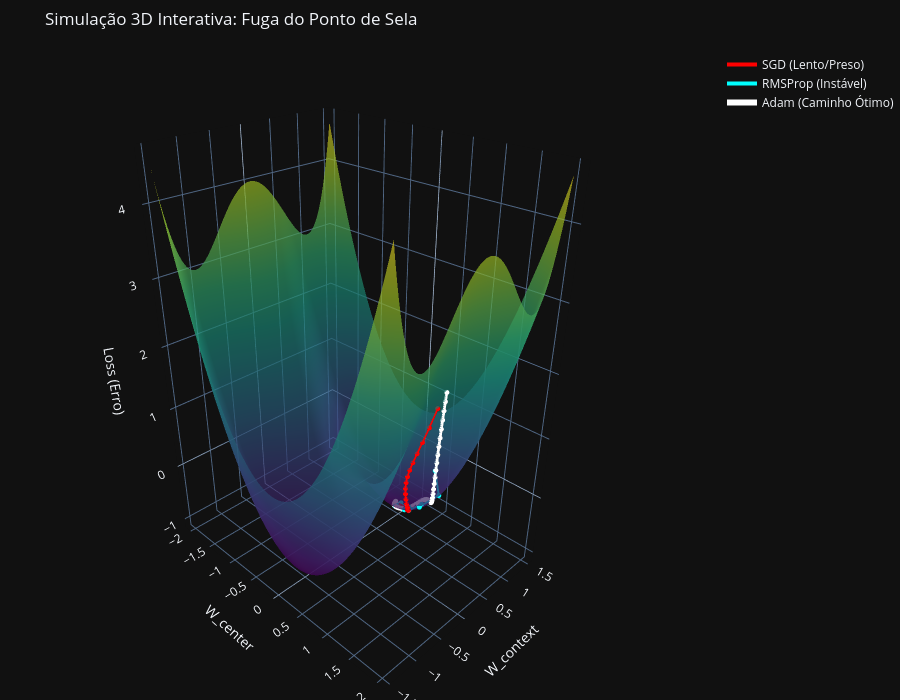

Notebook source saved alongside this figure:
### Code cell
import torch
import torch.optim as optim
import numpy as np
import pandas as pd
import plotly.graph_objects as go

def plot_3d_landscape(csv_file, title):
    # 1. Automatically load and calibrate from CSV
    df = pd.read_csv(csv_file)
    max_loss = df['Mean Loss'].max() # Typically SGD (Saddle Point)
    min_loss = df['Mean Loss'].min() # Typically Adam (Global Minimum)
    
    # Mathematical scaling: Saddle (Z=0) -> max_loss, Minimum (Z=-1) -> min_loss
    scale = max_loss - min_loss
    offset = max_loss

    # 2. Optimization loop (runs on stable base function)
    def get_trajectory_3d(optimizer_class, lr, start_pos, steps=150):
        pos = torch.tensor(start_pos, dtype=torch.float32, requires_grad=True)
        optimizer = optimizer_class([pos], lr=lr)
        
        trajectory = []
        for _ in range(steps):
            optimizer.zero_grad()
            # Base saddle function: x^2 + y^4 - 2y^2
            base_loss = pos[0]**2 + pos[1]**4 - 2*pos[1]**2
            base_loss.backward()
            optimizer.step()
            
            # Save coordinates, applying CSV scaling only for the visual Z-axis
            z_base = pos[0].item()**2 + pos[1].item()**4 - 2*pos[1].item()**2
            z_scaled = (scale * z_base) + offset
            trajectory.append([pos[0].item(), pos[1].item(), z_scaled])
            
        return np.array(trajectory)

    # Run optimizers
    start_pos = [1.5, 0.05]
    steps = 150
    traj_sgd = get_trajectory_3d(lambda p, lr: optim.SGD(p, lr=lr), lr=0.03, start_pos=start_pos, steps=steps)
    traj_rms = get_trajectory_3d(lambda p, lr: optim.RMSprop(p, lr=lr), lr=0.03, start_pos=start_pos, steps=steps)
    traj_adam = get_trajectory_3d(lambda p, lr: optim.Adam(p, lr=lr), lr=0.05, start_pos=start_pos, steps=steps)

    # 3. Generate 3D Surface Data
    x_range = np.linspace(-2, 2, 100)
    y_range = np.linspace(-1.5, 1.5, 100)
    X, Y = np.meshgrid(x_range, y_range)
    # Apply automatic scaling to the landscape
    Z = (scale * (X**2 + Y**4 - 2*Y**2)) + offset

    # 4. Create the Interactive Plot
    fig = go.Figure()

    fig.add_trace(go.Surface(z=Z, x=X, y=Y, colorscale='Viridis', opacity=0.7, showscale=False, name='Loss Landscape'))

    fig.add_trace(go.Scatter3d(
        x=traj_sgd[:, 0], y=traj_sgd[:, 1], z=traj_sgd[:, 2],
        mode='lines+markers', marker=dict(size=3, color='red'), line=dict(color='red', width=5),
        name=f'SGD (Preso: Loss ~{traj_sgd[-1, 2]:.2f})'
    ))

    fig.add_trace(go.Scatter3d(
        x=traj_rms[:, 0], y=traj_rms[:, 1], z=traj_rms[:, 2],
        mode='lines+markers', marker=dict(size=3, color='cyan'), line=dict(color='cyan', width=4),
        name=f'RMSProp (Loss ~{traj_rms[-1, 2]:.2f})'
    ))

    fig.add_trace(go.Scatter3d(
        x=traj_adam[:, 0], y=traj_adam[:, 1], z=traj_adam[:, 2],
        mode='lines+markers', marker=dict(size=3, color='white'), line=dict(color='white', width=6),
        name=f'Adam (Mínimo: Loss ~{traj_adam[-1, 2]:.2f})'
    ))

    fig.update_layout(
        title=f'Simulação 3D Calibrada: {title}',
        scene=dict(
            xaxis_title='W_center', yaxis_title='W_context', zaxis_title='Loss (Calibrado)',
            camera=dict(eye=dict(x=1.5, y=-1.5, z=1.2))
        ),
        width=900, height=700, template='plotly_dark', margin=dict(l=0, r=0, b=0, t=50)
    )
    fig.show()

# You can run this dynamically on any CSV!
print("A gerar visualização para SGNS...")
plot_3d_landscape('sgns_summary.csv', 'Skip-Gram com Negative Sampling')

### Figure 1 — Plotly figure (JSON) as saved in the notebook; plotly's stock layout.template omitted (floating-point values rounded to 4 significant figures; data arrays with more than 128 entries replaced by an {"elided": "..."} marker saying what was removed)
{"data": [{"colorscale": [[0, "#440154"], [0.1111, "#482878"], [0.2222, "#3e4989"], [0.3333, "#31688e"], [0.4444, "#26828e"], [0.5556, "#1f9e89"], [0.6667, "#35b779"], [0.7778, "#6ece58"], [0.8889, "#b5de2b"], [1, "#fde725"]], "name": "Superfície de Erro", "opacity": 0.7, "showscale": false, "type": "surface", "x": {"elided": "100x100 float values"}, "y": {"elided": "100x100 float values"}, "z": {"elided": "100x100 float values"}}, {"line": {"color": "red", "width": 4}, "marker": {"color": "red", "size": 3}, "mode": "lines+markers", "name": "SGD (Lento/Preso)", "type": "scatter3d", "x": {"elided": "150 float values"}, "y": {"elided": "150 float values"}, "z": {"elided": "150 float values"}}, {"line": {"color": "cyan", "width": 4}, "marker": {"color": "cyan", "size": 3}, "mode": "lines+markers", "name": "RMSProp (Instável)", "type": "scatter3d", "x": {"elided": "150 float values"}, "y": {"elided": "150 float values"}, "z": {"elided": "150 float values"}}, {"line": {"color": "white", "width": 6}, "marker": {"color": "white", "size": 3}, "mode": "lines+markers", "name": "Adam (Caminho Ótimo)", "type": "scatter3d", "x": {"elided": "150 float values"}, "y": {"elided": "150 float values"}, "z": {"elided": "150 float values"}}], "layout": {"height": 700, "margin": {"b": 0, "l": 0, "r": 0, "t": 50}, "scene": {"camera": {"eye": {"x": 1.5, "y": -1.5, "z": 1.2}}, "xaxis": {"title": {"text": "W_center"}}, "yaxis": {"title": {"text": "W_context"}}, "zaxis": {"title": {"text": "Loss (Erro)"}}}, "title": {"text": "Simulação 3D Interativa: Fuga do Ponto de Sela"}, "width": 900}}
